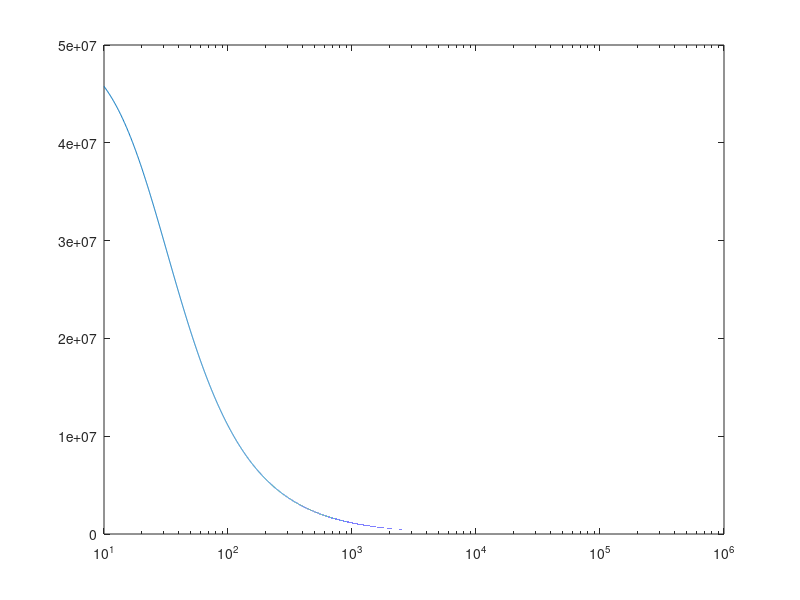

Write MATLAB code to recreate this figure. (Note: this script raises an error after producing the figure.)
clc;
f = 10:0.1:1e6;
w = 2*pi.*f;
L = 0;
Rl = 0;
C = 0.14e-9;
R = 50e6;
ZC= 1./(C*1i.*w);
H = Rl + 1i.*w*L + ((R.*ZC)./(R+ZC));
semilogx(f,abs(H));
hold on
G= G*1e-6;
C1=C1*1e-9;

Freq  = 1000*Freq;
C1= C1*1e-9;
YCMED=2*1i*pi.*Freq.*C1;
YRMED=G;
YTOT = YCMED+YRMED
semilogx(Freq,abs(1./YTOT));
